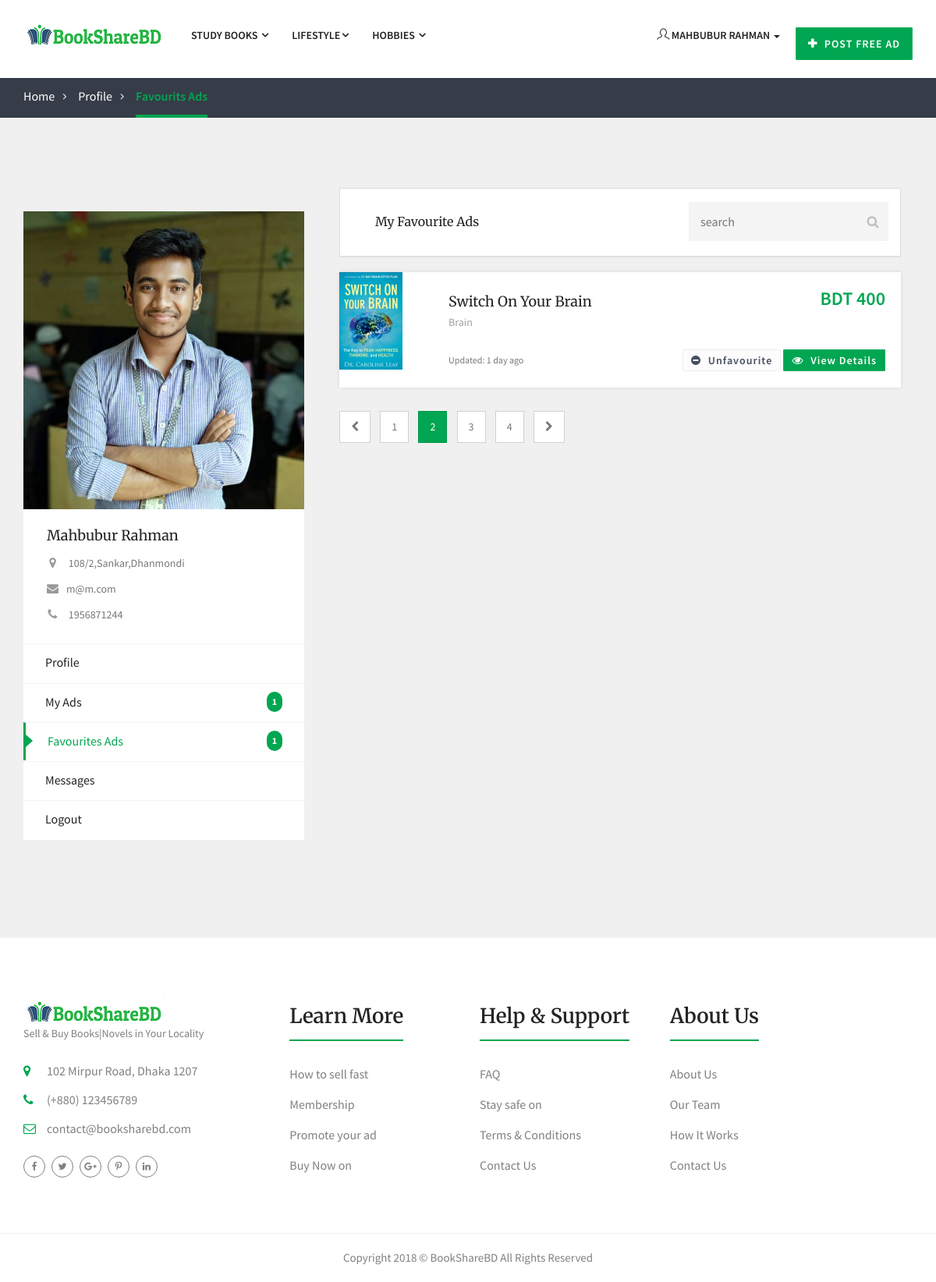
/admin/favourite.php (signed in), run on the app's committed database.
### tables this page shows
CREATE TABLE `user` (
  `id` int(11) NOT NULL,
  `name` varchar(300) NOT NULL,
  `contact_number` int(14) NOT NULL,
  `email` varchar(255) NOT NULL,
  `password` text NOT NULL,
  `validation_code` text NOT NULL,
  `active` tinyint(4) NOT NULL DEFAULT '0',
  `country` varchar(255) NOT NULL,
  `city` varchar(255) NOT NULL,
  `address` varchar(255) NOT NULL,
  `image` varchar(255) NOT NULL
);

CREATE TABLE `user_favourites` (
  `email` varchar(255) NOT NULL,
  `fav_adno` int(11) NOT NULL
);

CREATE TABLE `bookads` (
  `adno` int(11) NOT NULL,
  `category` varchar(255) NOT NULL,
  `sub_category` varchar(255) NOT NULL,
  `title` varchar(255) NOT NULL,
  `author` varchar(255) NOT NULL,
  `edition_no` varchar(255) NOT NULL,
  `isbn` varchar(255) NOT NULL,
  `adtype` varchar(255) NOT NULL,
  `selling_price` varchar(255) NOT NULL,
  `rent_price` varchar(255) NOT NULL,
  `rent_type` varchar(255) NOT NULL,
  `security_money` varchar(255) NOT NULL,
  `orginal_price` varchar(255) NOT NULL,
  `ad_image` varchar(255) NOT NULL,
  `book_description` text NOT NULL,
  `book_tags` varchar(255) NOT NULL,
  `book_condition` varchar(255) NOT NULL,
  `name` varchar(255) NOT NULL,
  `email` varchar(255) NOT NULL,
  `mobile` varchar(255) NOT NULL,
  `address` varchar(255) NOT NULL,
  `postedon` datetime NOT NULL,
  `status` varchar(255) NOT NULL
);

### functions/loginfunctions.php (called while the page is built, shortened)
<?php
function current_user_email(){
 if(isset($_SESSION['email'])){
  $email = $_SESSION['email'];
  return $email;
}else {
  return false;
}
}
function get_current_user_info(){
  $mail = current_user_email();
  $query = query("SELECT * FROM user where email = '$mail' AND active = 1");
  $row = fetch_array($query);
  return $row;
}
?>

### functions/db.php (called while the page is built, shortened)
<?php
	$con = mysqli_connect('localhost','root','','bookshare');
	function query($sql){
		global $con;
		return mysqli_query($con,$sql);
	}
	function fetch_array($result){
		return mysqli_fetch_array($result);
	}
?>

### admin/favourite.php (the view, shortened to what this page needs)
<!DOCTYPE html>
<html lang="en">
<head>
   <?php
   require_once 'includes\header.php';
   $user = get_current_user_info();
   $myads = get_total_book_ads_provided_by_user_email($user['email']);
   $favourite_ads = get_total_favourite_ads_by_user_email($user['email']);
   ?>
</head>
<body>
   <div class="small-breadcrumb">
      <div class="container">
         <div class=" breadcrumb-link">
            <ul>
               <li><a href="index.php">Home</a></li>
               <li><a href="profile.php">Profile</a></li>
               <li><a class="active" href="#">Favourits Ads</a></li>
            </ul>
         </div>
      </div>
   </div>
   <div class="main-content-area clearfix">
      <section class="section-padding gray">
         <div class="container">
            <div class="row">
               <div class="col-md-4 col-sm-12 col-xs-12 leftbar-stick blog-sidebar">
                  <div class="user-profile">
                     <a href="profile.php"><img src="<?= $user['image']; ?>" alt=""></a>
                     <div class="profile-detail">
                        <h6><?php echo $user['name']; ?></h6>
                        <ul class="contact-details">
                           <li>
                              <i class="fa fa-map-marker"></i> <?php echo $user['address']; ?>
                           </li>
                           <li>
                              <i class="fa fa-envelope"></i><?php echo $user['email']; ?>
                           </li>
                           <li>
                              <i class="fa fa-phone"></i> <?php echo $user['contact_number']; ?>
                           </li>
                        </ul>
                     </div>
                     <ul>
                        <li ><a href="profile.php">Profile</a></li>
                        <li ><a href="active-ads.php">My Ads <span class="badge"><?= $myads ?></span></a></li>
                        <li  class="active"><a href="favourite.php">Favourites Ads <span class="badge"><?= $favourite_ads ?></span></a></li>
                        <li ><a href="messages.php">Messages</a></li>
                        <li><a href="#">Logout</a></li>
                     </ul>
                  </div>
               </div>
               <div class="col-md-8 col-sm-12 col-xs-12">
                     <div class="col-md-12 col-xs-12 col-sm-12 col-lg-12 heading">
                        <div class="panel panel-default">
                           <div class="panel-heading" >
                              <div class="col-md-4 col-sm-4 col-xs-4">
                                 <h4 class="panel-title">
                                    <a>
                                       My Favourite Ads
                                    </a>
                                 </h4>
                              </div>
                              <div class="col-md-8 col-sm-4 col-xs-4">
                                 <div class="search-widget pull-right">
                                    <input placeholder="search" type="text">
                                    <button type="submit"><i class="fa fa-search"></i></button>
                                 </div>
                              </div>
                           </div>
                        </div>
                     </div>
                     <div class="posts-masonry">
                        <div class="col-md-12 col-xs-12 col-sm-12 user-archives">
                           <?php get_all_favourite_adds_user_email($user['email']) ?>
                        </div>
                     </div>
                     <div class="col-md-12 col-xs-12 col-sm-12">
                        <ul class="pagination pagination-lg">
                           <li> <a href="#"> <i class="fa fa-chevron-left" aria-hidden="true"></i></a></li>
                           <li> <a href="#">1</a> </li>
                           <li class="active"> <a href="#">2</a> </li>
                           <li> <a href="#">3</a> </li>
                           <li> <a href="#">4</a> </li>
                           <li><a href="#"> <i class="fa fa-chevron-right" aria-hidden="true"></i></a></li>
                        </ul>
                     </div>
                  </div>
               </div>
            </div>
         </div>
      <?php
      require_once 'includes\footer.php';
      ?>
</body>
</html>

### admin/includes/header.php (shortened to what this page needs)
<!DOCTYPE html>
<html>
<head>
   <link rel="stylesheet" href="css/bootstrap.css">
   <link rel="stylesheet" href="css/style.css">
   <link rel="stylesheet" href="css/font-awesome.css" type="text/css">
   <link href="css/flaticon.css" rel="stylesheet">
   <link rel="stylesheet" href="css/et-line-fonts.css" type="text/css">
   <link rel="stylesheet" href="css/forest-menu.css" type="text/css">
   <link rel="stylesheet" href="css/animate.min.css" type="text/css">
   <link href="css/select2.min.css" rel="stylesheet" />
   <link href="css/nouislider.min.css" rel="stylesheet">
   <link href="css/slider.css" rel="stylesheet">
   <link rel="stylesheet" type="text/css" href="css/owl.carousel.css">
   <link rel="stylesheet" type="text/css" href="css/owl.theme.css">
   <link href="skins/minimal/minimal.css" rel="stylesheet">
   <link href="css/responsive-media.css" rel="stylesheet">
   <link rel="stylesheet" id="color" href="css/colors/defualt.css">
   <div class="colored-header">
      <nav id="menu-1" class="mega-menu">
         <section class="menu-list-items">
            <div class="container">
               <div class="row">
                  <div class="col-lg-12 col-md-12">
                     <ul class="menu-logo">
                        <li>
                           <a href="index.php"><img src="images/logo.png" alt="logo"> </a>
                        </li>
                     </ul>
                     <ul class="menu-links">
                        <li>
                           <a href="javascript:void(0)">Study Books <i class="fa fa-angle-down fa-indicator"></i></a>
                        </li>
                        <li>
                           <a href="javascript:void(0)">Lifestyle<i class="fa fa-angle-down fa-indicator"></i></a>
                        </li>
                        <li>
                           <a href="javascript:void(0)">Hobbies <i class="fa fa-angle-down fa-indicator"></i></a>
                        </li>
                     </ul>
                     <ul class="menu-search-bar">
                        <li>
                           <a href="postad.php" class="btn btn-light"><i class="fa fa-plus" aria-hidden="true"></i> Post Free Ad</a>
                        </li>
                     </ul>
                     <ul class="menu-links" style="padding-right: 20px; display: block; float: right; ">
                        <li>
                           <a href="#" class="dropdown-toggle" data-toggle="dropdown" role="button" aria-haspopup="true" aria-expanded="false"><i class="icon-profile-male" aria-hidden="true">
                           </i> <?php echo get_current_user_info()['name']; ?> <span class="caret"></span></a>
                        </li>
                     </ul>
                  </div>
               </div>
            </div>
         </section>
      </nav>
   </div>
</head>
<body>
</body>
</html>

### functions/bookfunctions.php (shortened to what this page needs)
<?php
function get_book_details_by_adno($adno){
$query = query("SELECT * FROM bookads WHERE adno = '$adno'");
$row = fetch_array($query);
return $row;
}
function get_total_book_ads_provided_by_user_email($email){
  $query = query("SELECT COUNT(adno) AS total FROM bookads where email='$email'");
$row = fetch_array($query);
$sum_of_adds = $row['total'];
return $sum_of_adds;
  }
function get_total_favourite_ads_by_user_email($email){
$query = query("SELECT COUNT(fav_adno) AS total FROM user_favourites where email='$email'");
$row = fetch_array($query);
$sum_of_adds = $row['total'];
return $sum_of_adds;
  }
function get_all_favourite_adds_user_email($email){
$query = query("SELECT * FROM user_favourites where email = '$email' order by fav_adno DESC");
while($result = fetch_array($query)) {
$current_adno = $result['fav_adno'];
$row = get_book_details_by_adno($current_adno);
$adno = $row['adno'];
if(!strcasecmp($row['adtype'],"Rent")){
  $price = $row['rent_price'];
  $rent_type = $row['rent_type'];
  $security_money = $row['security_money'];
  $security_money = $row['orginal_price'];
  $extra = '/';
} else{
  $price = $row['selling_price'];
  $rent_type = '';
  $extra = '';
}
$books = <<<DELIMETER
  <div class="ads-list-archive">
    <div class="col-lg-2 col-md-2 col-sm-3 no-padding">
       <div class="ad-archive-img">
          <a href="">
             <img src="{$row['ad_image']}" alt="" style="width: auto; height: 125px; align-content: center; margin-left: auto;
  margin-right: auto;">
          </a>
       </div>
    </div>
    <div class="clearfix visible-xs-block"></div>
    <div class="col-lg-10 col-md-10 col-sm-9 no-padding">
       <div class="ad-archive-desc">
          <div class="ad-price">BDT {$price} {$extra} {$rent_type}</div>
          <h3><a href="single-page-listing.php?adno={$adno}"> {$row['title']} </a></h3>
          <div class="category-title"> <span><a href="category-listing.php?category={$row['category']}&sub={$row['sub_category']}">{$row['sub_category']}</a></span> </div>
          <div class="clearfix visible-xs-block"></div>
          <div class="clearfix archive-history">
             <div class="last-updated">Updated: 1 day ago</div>
             <div class="ad-meta">
                <a onclick="deleteFromFavourite({$adno})" class="btn save-ad"><i class="fa fa-minus-circle"></i> unfavourite</a>
                <a class="btn btn-success" href="single-page-listing.php?adno={$adno}"><i class="fa fa-eye"></i> View Details</a>
             </div>
          </div>
       </div>
    </div>
  </div>
DELIMETER;
echo $books;
}
}
?>

### admin/css/forest-menu.css (style rules this page uses)
.mega-menu { margin: 0 auto; padding: 0; display: block; float: none; position: relative; z-index: 111; width: 100%; font-size: 16px; min-height: 50px; clear: both; box-sizing: border-box; }
.mega-menu * { outline: none; list-style: none; text-decoration: none; box-sizing: border-box !important; font-weight: 600; -webkit-tap-highlight-color: transparent; text-align: left; }
.mega-menu i.fa { font-family: "FontAwesome"; }
.mega-menu img { margin: 0; padding: 0; display: block; max-width: 100% !important; float: left; }
.mega-menu > section.menu-list-items { margin: 0; padding: 20px 0; display: block; float: left; width: 100%; background-color:inherit; }
.mega-menu .menu-logo { margin: 0; padding: 0; display: block; float: left; position: relative; }
.mega-menu .menu-logo > li { margin: 0; padding: 0; display: block; float: left; font-size: 1em; line-height: 50px; }
.mega-menu .menu-logo > li > a { margin: 0; float: left; width: 100%; padding: 0 20px 0 0; }
.mega-menu .menu-logo > li > a img { position:relative; }
.mega-menu .menu-links { margin: 0; padding: 0; display: block; float: left; }
@media screen and (min-width: 993px) { .mega-menu .menu-links { display: block !important; max-height: 100% !important; overflow: visible !important; } }
.mega-menu .menu-links > li { margin: 0; padding: 0; display: block; float: left; transition: background-color 200ms ease; font-size: 1em; }
.mega-menu .menu-links > li > a { margin: 0; padding: 0 15px; display: inline-block; float: none; width: 100%; color:#232323; font-size: 14px; font-weight:600; line-height: 50px; position: relative; text-transform: uppercase; }
.mega-menu .menu-links > li > a i.fa { font-size: 1em; line-height: 0.8125em; padding-right: 2px; padding-right: 2px; }
.mega-menu .menu-links > li > a i.fa.fa-indicator { padding-right: 0; padding-left: 2px; }
.mega-menu .menu-search-bar { margin: 0; padding: 0; display: block; float: right; position: relative; height: 50px; }
.mega-menu .menu-search-bar li, .mega-menu .menu-search-bar form, .mega-menu .menu-search-bar label { margin: 0; padding: 0; display: block; float: left; width: 100%; line-height: 45px; }
.mega-menu .menu-links > li:last-child > a { padding-right: 0px; }

### admin/css/responsive-media.css (style rules this page uses)
@media (min-width: 768px) and (max-width: 1279px) { .ad-archive-desc { padding: 20px; } }
@media (min-width: 768px) and (max-width: 1279px) { .ads-list-archive .archive-history { margin-top: 20px; } }
@media (min-width: 768px) and (max-width: 1279px) { .ad-archive-img img { height: auto; } }
@media (min-width: 768px) and (max-width: 1279px) { .ad-archive-desc .category-title { margin-bottom: 7px; } }
@media (min-width: 768px) and (max-width: 1279px) { .mega-menu .menu-search-bar { position:relative; } }
@media (min-width: 768px) and (max-width: 1279px) { .mega-menu .menu-search-bar .btn-light { display:block; text-align:center; margin-top: 15px; } }
@media (min-width: 768px) and (max-width: 1279px) { .mega-menu .menu-search-bar { height: 60px; } }
@media (min-width: 768px) and (max-width: 1279px) { .app-download-section .app-download-section-wrapper .app-download-section-container .col-sm-1:nth-child(12n+1), .app-download-section .app-download-section-wrapper .app-download-section-container .col-sm-2:nth-child(6n+1), .app-download-section .app-download-section-wrapper .app-download-section-container .col-sm-3:nth-child(4n+1), .col-sm-4:nth-child(3n+1), .app-download-section .app-download-section-wrapper .app-download-section-container .col-sm-6:nth-child(2n+1) { clear: none; } }
@media (min-width: 768px) and (max-width: 1279px) { .user-profile a img { width:100%; } }
@media (min-width: 768px) and (max-width: 1279px) { .leftbar-stick.blog-sidebar { margin-bottom:30px; } }
@media (min-width: 768px) and (max-width: 1279px) { .blog-sidebar { margin-top:30px; overflow:hidden; } }

### data on the page
user: name "MAHBUBUR RAHMAN", image (picture), name "Mahbubur Rahman", address "108/2,Sankar,Dhanmondi", email "m@m.com", contact_number "1956871244"
user_favourites: bookads.ad_image (picture), bookads.selling_price "400", bookads.title "Switch On Your Brain", bookads.sub_category "Brain"

### other printed values
$myads "1"
$favourite_ads "1"
